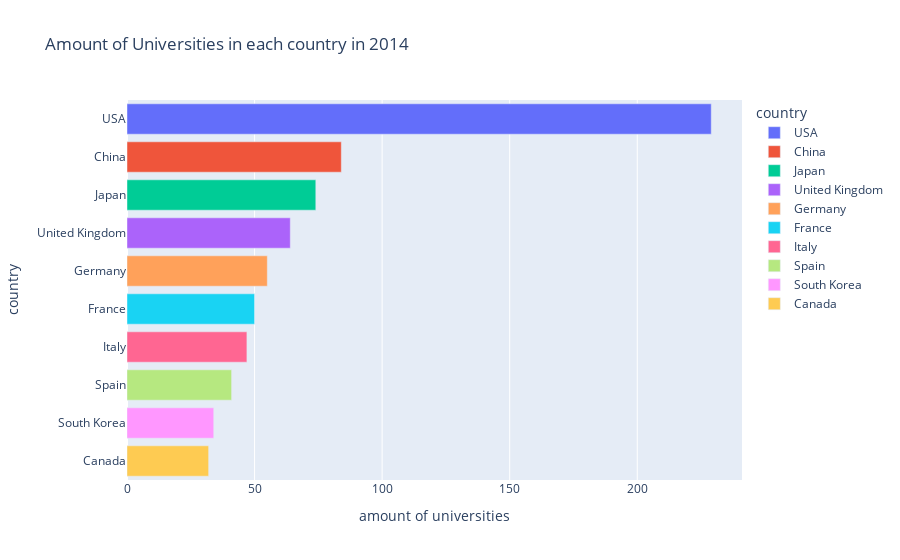
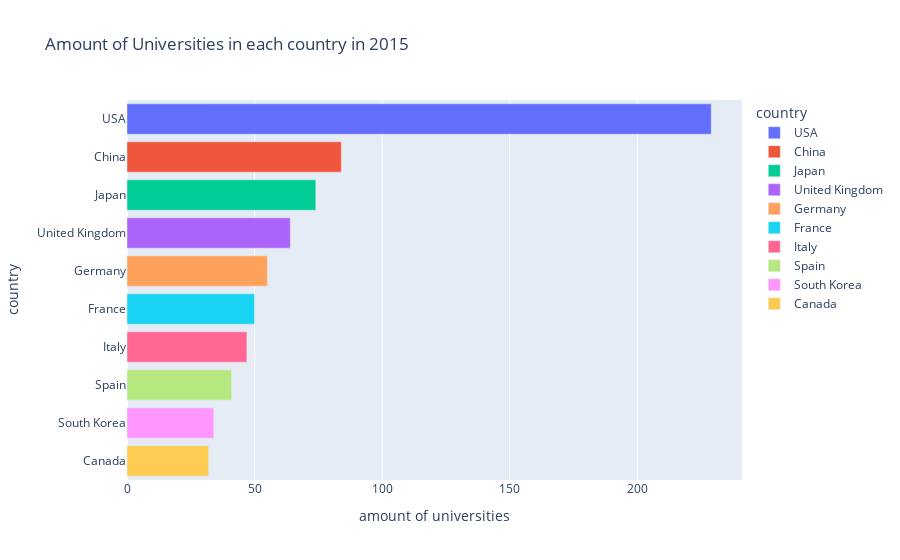

The notebook cell saved with these charts, in order:
### Markdown cell above
# This is the same graph, but with numerical values.

### Code cell
fig = px.bar(pivot_table_2014, x='university_count', y='country', orientation='h',
             title='Amount of Universities in each country in 2014',
             labels={'university_count': 'amount of universities'},
             color='country'
)
fig.show()

fig = px.bar(pivot_table_2014, x='university_count', y='country', orientation='h',
             title='Amount of Universities in each country in 2015',
             labels={'university_count': 'amount of universities'},
             color='country'
             
)
fig.show()

### Figure 1 — Plotly figure (JSON) as saved in the notebook; plotly's stock layout.template omitted (floating-point values rounded to 4 significant figures)
{"data": [{"alignmentgroup": "True", "hovertemplate": "country=%{y}<br>amount of universities=%{x}<extra></extra>", "legendgroup": "USA", "marker": {"color": "#636efa", "pattern": {"shape": ""}}, "name": "USA", "offsetgroup": "USA", "orientation": "h", "showlegend": true, "textposition": "auto", "type": "bar", "x": [229], "xaxis": "x", "y": ["USA"], "yaxis": "y"}, {"alignmentgroup": "True", "hovertemplate": "country=%{y}<br>amount of universities=%{x}<extra></extra>", "legendgroup": "China", "marker": {"color": "#EF553B", "pattern": {"shape": ""}}, "name": "China", "offsetgroup": "China", "orientation": "h", "showlegend": true, "textposition": "auto", "type": "bar", "x": [84], "xaxis": "x", "y": ["China"], "yaxis": "y"}, {"alignmentgroup": "True", "hovertemplate": "country=%{y}<br>amount of universities=%{x}<extra></extra>", "legendgroup": "Japan", "marker": {"color": "#00cc96", "pattern": {"shape": ""}}, "name": "Japan", "offsetgroup": "Japan", "orientation": "h", "showlegend": true, "textposition": "auto", "type": "bar", "x": [74], "xaxis": "x", "y": ["Japan"], "yaxis": "y"}, {"alignmentgroup": "True", "hovertemplate": "country=%{y}<br>amount of universities=%{x}<extra></extra>", "legendgroup": "United Kingdom", "marker": {"color": "#ab63fa", "pattern": {"shape": ""}}, "name": "United Kingdom", "offsetgroup": "United Kingdom", "orientation": "h", "showlegend": true, "textposition": "auto", "type": "bar", "x": [64], "xaxis": "x", "y": ["United Kingdom"], "yaxis": "y"}, {"alignmentgroup": "True", "hovertemplate": "country=%{y}<br>amount of universities=%{x}<extra></extra>", "legendgroup": "Germany", "marker": {"color": "#FFA15A", "pattern": {"shape": ""}}, "name": "Germany", "offsetgroup": "Germany", "orientation": "h", "showlegend": true, "textposition": "auto", "type": "bar", "x": [55], "xaxis": "x", "y": ["Germany"], "yaxis": "y"}, {"alignmentgroup": "True", "hovertemplate": "country=%{y}<br>amount of universities=%{x}<extra></extra>", "legendgroup": "France", "marker": {"color": "#19d3f3", "pattern": {"shape": ""}}, "name": "France", "offsetgroup": "France", "orientation": "h", "showlegend": true, "textposition": "auto", "type": "bar", "x": [50], "xaxis": "x", "y": ["France"], "yaxis": "y"}, {"alignmentgroup": "True", "hovertemplate": "country=%{y}<br>amount of universities=%{x}<extra></extra>", "legendgroup": "Italy", "marker": {"color": "#FF6692", "pattern": {"shape": ""}}, "name": "Italy", "offsetgroup": "Italy", "orientation": "h", "showlegend": true, "textposition": "auto", "type": "bar", "x": [47], "xaxis": "x", "y": ["Italy"], "yaxis": "y"}, {"alignmentgroup": "True", "hovertemplate": "country=%{y}<br>amount of universities=%{x}<extra></extra>", "legendgroup": "Spain", "marker": {"color": "#B6E880", "pattern": {"shape": ""}}, "name": "Spain", "offsetgroup": "Spain", "orientation": "h", "showlegend": true, "textposition": "auto", "type": "bar", "x": [41], "xaxis": "x", "y": ["Spain"], "yaxis": "y"}, {"alignmentgroup": "True", "hovertemplate": "country=%{y}<br>amount of universities=%{x}<extra></extra>", "legendgroup": "South Korea", "marker": {"color": "#FF97FF", "pattern": {"shape": ""}}, "name": "South Korea", "offsetgroup": "South Korea", "orientation": "h", "showlegend": true, "textposition": "auto", "type": "bar", "x": [34], "xaxis": "x", "y": ["South Korea"], "yaxis": "y"}, {"alignmentgroup": "True", "hovertemplate": "country=%{y}<br>amount of universities=%{x}<extra></extra>", "legendgroup": "Canada", "marker": {"color": "#FECB52", "pattern": {"shape": ""}}, "name": "Canada", "offsetgroup": "Canada", "orientation": "h", "showlegend": true, "textposition": "auto", "type": "bar", "x": [32], "xaxis": "x", "y": ["Canada"], "yaxis": "y"}], "layout": {"barmode": "relative", "legend": {"title": {"text": "country"}, "tracegroupgap": 0}, "title": {"text": "Amount of Universities in each country in 2014"}, "xaxis": {"anchor": "y", "domain": [0, 1], "title": {"text": "amount of universities"}}, "yaxis": {"anchor": "x", "categoryarray": ["Canada", "South Korea", "Spain", "Italy", "France", "Germany", "United Kingdom", "Japan", "China", "USA"], "categoryorder": "array", "domain": [0, 1], "title": {"text": "country"}}}}

### Figure 2 — Plotly figure (JSON) as saved in the notebook; plotly's stock layout.template omitted (floating-point values rounded to 4 significant figures)
{"data": [{"alignmentgroup": "True", "hovertemplate": "country=%{y}<br>amount of universities=%{x}<extra></extra>", "legendgroup": "USA", "marker": {"color": "#636efa", "pattern": {"shape": ""}}, "name": "USA", "offsetgroup": "USA", "orientation": "h", "showlegend": true, "textposition": "auto", "type": "bar", "x": [229], "xaxis": "x", "y": ["USA"], "yaxis": "y"}, {"alignmentgroup": "True", "hovertemplate": "country=%{y}<br>amount of universities=%{x}<extra></extra>", "legendgroup": "China", "marker": {"color": "#EF553B", "pattern": {"shape": ""}}, "name": "China", "offsetgroup": "China", "orientation": "h", "showlegend": true, "textposition": "auto", "type": "bar", "x": [84], "xaxis": "x", "y": ["China"], "yaxis": "y"}, {"alignmentgroup": "True", "hovertemplate": "country=%{y}<br>amount of universities=%{x}<extra></extra>", "legendgroup": "Japan", "marker": {"color": "#00cc96", "pattern": {"shape": ""}}, "name": "Japan", "offsetgroup": "Japan", "orientation": "h", "showlegend": true, "textposition": "auto", "type": "bar", "x": [74], "xaxis": "x", "y": ["Japan"], "yaxis": "y"}, {"alignmentgroup": "True", "hovertemplate": "country=%{y}<br>amount of universities=%{x}<extra></extra>", "legendgroup": "United Kingdom", "marker": {"color": "#ab63fa", "pattern": {"shape": ""}}, "name": "United Kingdom", "offsetgroup": "United Kingdom", "orientation": "h", "showlegend": true, "textposition": "auto", "type": "bar", "x": [64], "xaxis": "x", "y": ["United Kingdom"], "yaxis": "y"}, {"alignmentgroup": "True", "hovertemplate": "country=%{y}<br>amount of universities=%{x}<extra></extra>", "legendgroup": "Germany", "marker": {"color": "#FFA15A", "pattern": {"shape": ""}}, "name": "Germany", "offsetgroup": "Germany", "orientation": "h", "showlegend": true, "textposition": "auto", "type": "bar", "x": [55], "xaxis": "x", "y": ["Germany"], "yaxis": "y"}, {"alignmentgroup": "True", "hovertemplate": "country=%{y}<br>amount of universities=%{x}<extra></extra>", "legendgroup": "France", "marker": {"color": "#19d3f3", "pattern": {"shape": ""}}, "name": "France", "offsetgroup": "France", "orientation": "h", "showlegend": true, "textposition": "auto", "type": "bar", "x": [50], "xaxis": "x", "y": ["France"], "yaxis": "y"}, {"alignmentgroup": "True", "hovertemplate": "country=%{y}<br>amount of universities=%{x}<extra></extra>", "legendgroup": "Italy", "marker": {"color": "#FF6692", "pattern": {"shape": ""}}, "name": "Italy", "offsetgroup": "Italy", "orientation": "h", "showlegend": true, "textposition": "auto", "type": "bar", "x": [47], "xaxis": "x", "y": ["Italy"], "yaxis": "y"}, {"alignmentgroup": "True", "hovertemplate": "country=%{y}<br>amount of universities=%{x}<extra></extra>", "legendgroup": "Spain", "marker": {"color": "#B6E880", "pattern": {"shape": ""}}, "name": "Spain", "offsetgroup": "Spain", "orientation": "h", "showlegend": true, "textposition": "auto", "type": "bar", "x": [41], "xaxis": "x", "y": ["Spain"], "yaxis": "y"}, {"alignmentgroup": "True", "hovertemplate": "country=%{y}<br>amount of universities=%{x}<extra></extra>", "legendgroup": "South Korea", "marker": {"color": "#FF97FF", "pattern": {"shape": ""}}, "name": "South Korea", "offsetgroup": "South Korea", "orientation": "h", "showlegend": true, "textposition": "auto", "type": "bar", "x": [34], "xaxis": "x", "y": ["South Korea"], "yaxis": "y"}, {"alignmentgroup": "True", "hovertemplate": "country=%{y}<br>amount of universities=%{x}<extra></extra>", "legendgroup": "Canada", "marker": {"color": "#FECB52", "pattern": {"shape": ""}}, "name": "Canada", "offsetgroup": "Canada", "orientation": "h", "showlegend": true, "textposition": "auto", "type": "bar", "x": [32], "xaxis": "x", "y": ["Canada"], "yaxis": "y"}], "layout": {"barmode": "relative", "legend": {"title": {"text": "country"}, "tracegroupgap": 0}, "title": {"text": "Amount of Universities in each country in 2015"}, "xaxis": {"anchor": "y", "domain": [0, 1], "title": {"text": "amount of universities"}}, "yaxis": {"anchor": "x", "categoryarray": ["Canada", "South Korea", "Spain", "Italy", "France", "Germany", "United Kingdom", "Japan", "China", "USA"], "categoryorder": "array", "domain": [0, 1], "title": {"text": "country"}}}}
